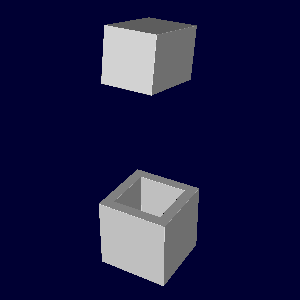

Python code for this plot:
#!/usr/bin/env python

# Read an animated glTF file with frame rate 0 (continuous time range) and render.

import os

import vtkmodules.vtkInteractionStyle  # noqa: F401
import vtkmodules.vtkRenderingFreeType  # noqa: F401
import vtkmodules.vtkRenderingOpenGL2  # noqa: F401

from vtkmodules.vtkCommonExecutionModel import vtkStreamingDemandDrivenPipeline
from vtkmodules.vtkIOGeometry import vtkGLTFReader
from vtkmodules.vtkRenderingCore import (
    vtkActor,
    vtkCompositePolyDataMapper,
    vtkRenderWindow,
    vtkRenderWindowInteractor,
    vtkRenderer,
)

# Source
data_dir = os.environ.get("VPE_DATA_DIR", os.path.dirname(os.path.abspath(__file__)))

# Read animated glTF file with continuous time range
time_value = 1.807
gltf_reader = vtkGLTFReader()
gltf_reader.SetFileName(os.path.join(data_dir, "glTF", "BoxAnimated", "BoxAnimated.gltf"))
gltf_reader.SetFrameRate(0)
gltf_reader.ApplyDeformationsToGeometryOn()

# Enable all animations
gltf_reader.UpdateInformation()
for i in range(gltf_reader.GetNumberOfAnimations()):
    gltf_reader.EnableAnimation(i)

# Update to get time range
gltf_reader.UpdateInformation()
output_info = gltf_reader.GetOutputInformation(0)
assert output_info.Has(vtkStreamingDemandDrivenPipeline.TIME_RANGE()), "TIME_RANGE not present"

time_range = output_info.Get(vtkStreamingDemandDrivenPipeline.TIME_RANGE())
assert time_range[0] <= time_value <= time_range[1], f"Time value {time_value} out of range"

output_info.Set(vtkStreamingDemandDrivenPipeline.UPDATE_TIME_STEP(), time_value)
gltf_reader.Update()

# Mapper
composite_mapper = vtkCompositePolyDataMapper()
composite_mapper.SetInputConnection(gltf_reader.GetOutputPort())

# Actor
gltf_actor = vtkActor()
gltf_actor.SetMapper(composite_mapper)

# Renderer
renderer = vtkRenderer()
renderer.AddActor(gltf_actor)
renderer.SetBackground(0.0, 0.0, 0.2)

# Render window
render_window = vtkRenderWindow()
render_window.AddRenderer(renderer)
render_window.SetWindowName("gltf reader animation range")
render_window.SetMultiSamples(0)
render_window.SetSize(300, 300)

# Interactor
interactor = vtkRenderWindowInteractor()
interactor.SetRenderWindow(render_window)

# Scene
renderer.ResetCamera()
camera = renderer.GetActiveCamera()
camera.Azimuth(30)
camera.Elevation(30)
camera.SetClippingRange(0.1, 1000)

interactor.Initialize()
interactor.Start()
